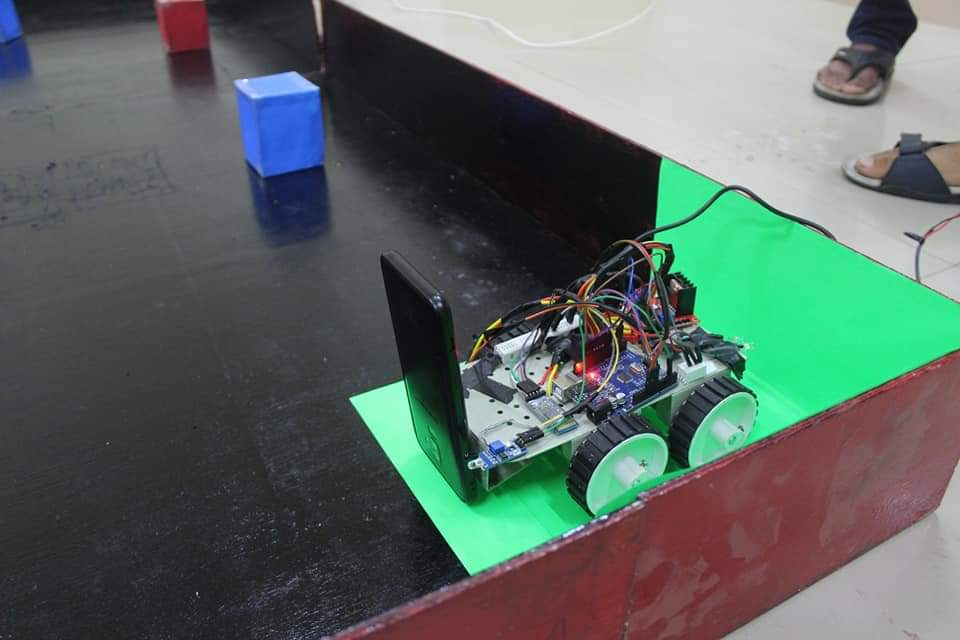
#> input picture Images/bot.jpeg, 960 x 640 px, given in place of the camera
$ python bot.py
#> lines starting #> are read from the running program, lines starting #| are printed output that depends on the picture; after the words box and inside, x2 and y2 are one past the last pixel; in counts of white or black regions, pixels touching at a corner belong together
import numpy as np
import cv2
import serial as ser


cap = cv2.VideoCapture(0)
print("connection established")
while True:
    ret,img=cap.read()
#> img is the input picture: shape (640, 960, 3); mean B, G, R 98.3, 103.7, 90.5
    hsv=cv2.cvtColor(img, cv2.COLOR_BGR2HSV)
#> hsv: shape (640, 960, 3); mean H, S, V 93.6, 58.6, 114.8

    lower_red = np.array([0,120,70])
    upper_red = np.array([10,255,255])
    mask1 = cv2.inRange(hsv, lower_red, upper_red)
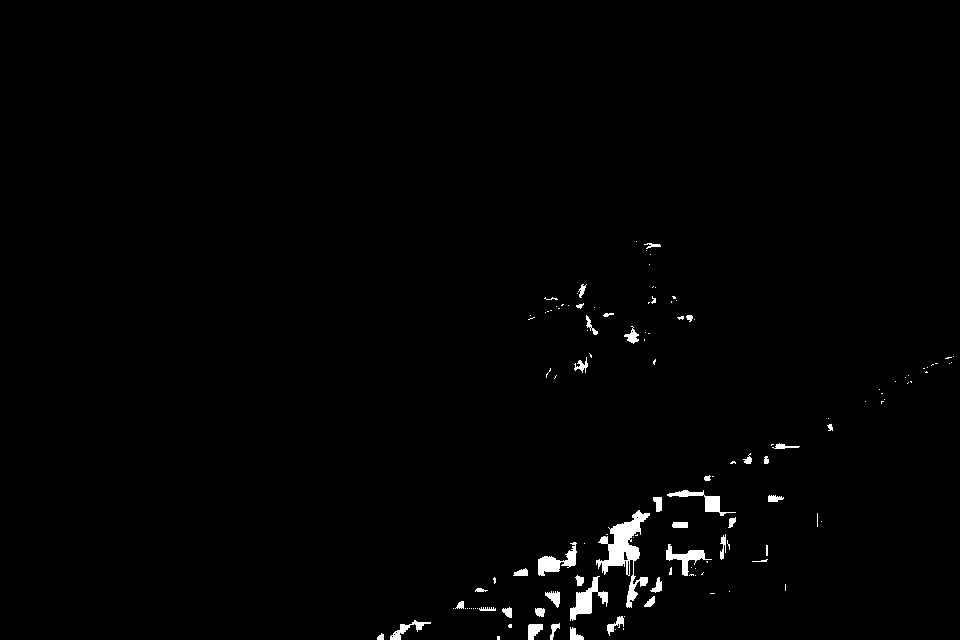
#> mask1: shape (640, 960); 1.1% white; 128 white regions (86 under 20 px), largest, box (x1, y1, x2, y2) and area: (596, 510, 650, 608) 1675, (570, 576, 608, 621) 626, (538, 542, 577, 576) 539

    lower_red = np.array([170,120,70])
    upper_red = np.array([180,255,255])
    mask2 = cv2.inRange(hsv,lower_red,upper_red)
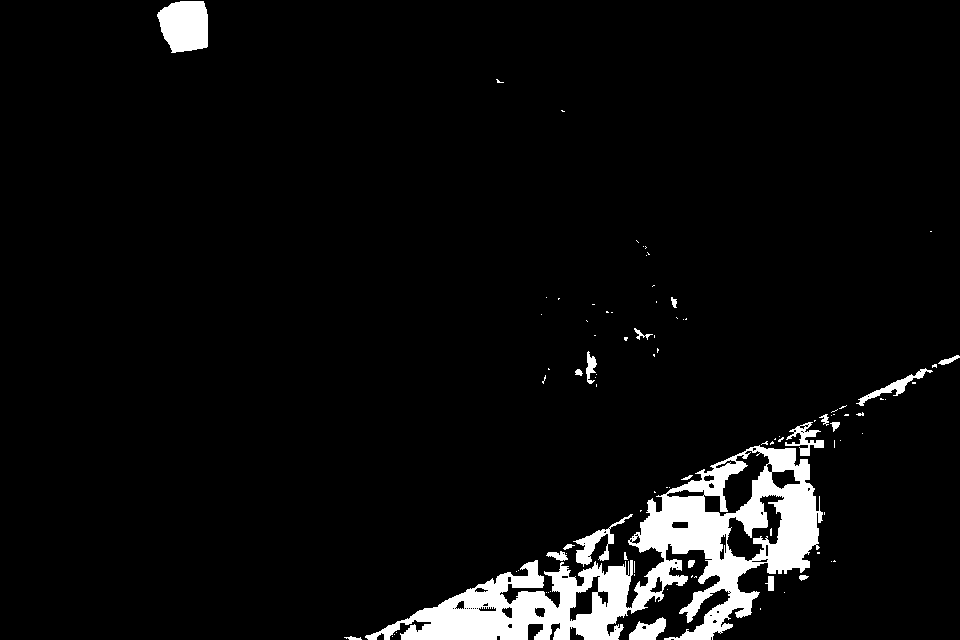
#> mask2: shape (640, 960); 5.3% white; 95 white regions (74 under 20 px), largest, box (x1, y1, x2, y2) and area: (365, 445, 823, 640) 26989, (157, 1, 208, 53) 2158, (573, 514, 633, 567) 748

    mask = mask2+mask1
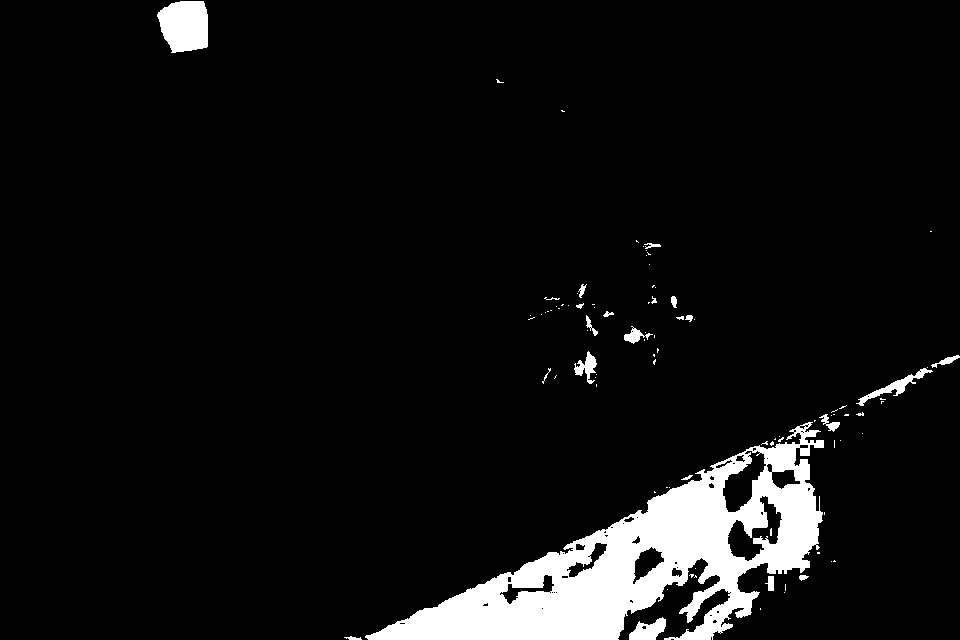
#> mask: shape (640, 960); 6.4% white; 93 white regions (70 under 20 px), largest, box (x1, y1, x2, y2) and area: (365, 422, 824, 640) 34524, (157, 1, 208, 53) 2158, (856, 368, 933, 406) 542

    b_l=np.array([90,50,150],np.uint8)
    b_u=np.array([128,255,255],np.uint8)


    blue=cv2.inRange(hsv, b_l, b_u)
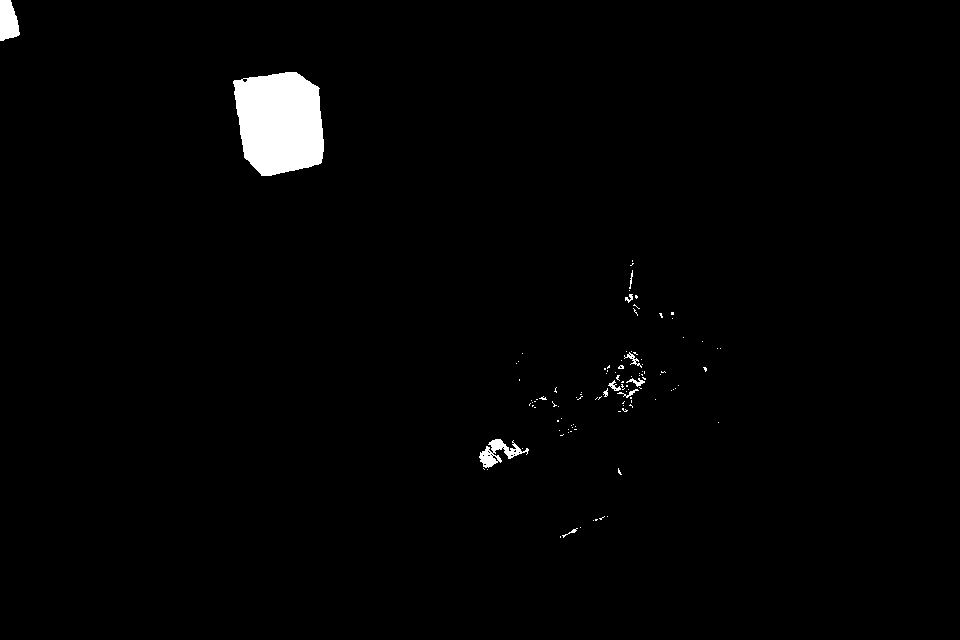
#> blue: shape (640, 960); 1.6% white; 110 white regions (99 under 20 px), largest, box (x1, y1, x2, y2) and area: (233, 72, 324, 176) 7658, (0, 0, 20, 41) 633, (479, 439, 529, 468) 573

    enc = ['l','f','r']

    maxareas = []
    argument = np.empty(2, dtype=int)
    res=cv2.bitwise_and(img, img, mask = mask)
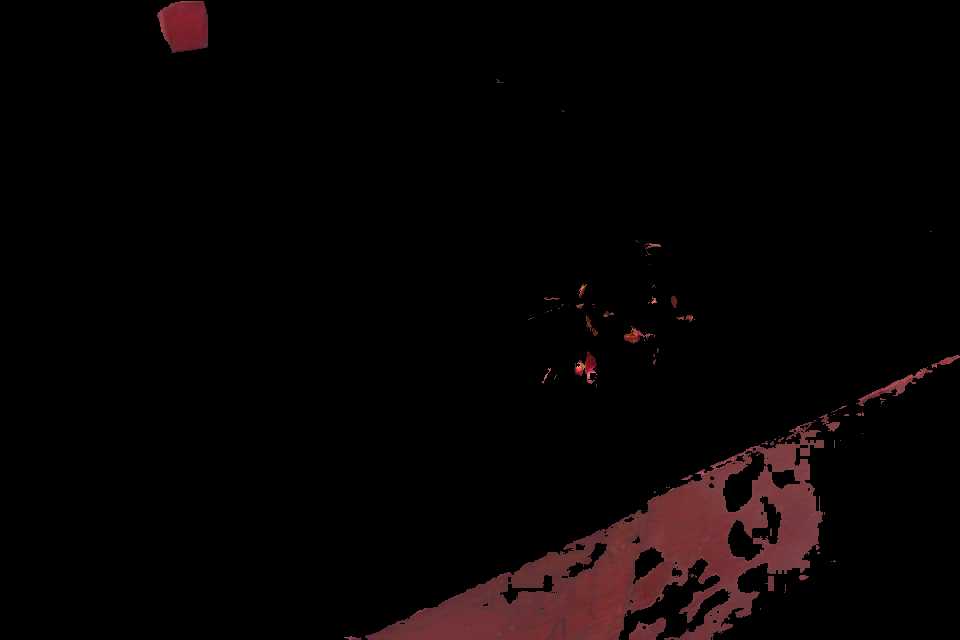
#> res: shape (640, 960, 3); mean B, G, R 3.6, 3.4, 7.4
    imgray = cv2.cvtColor(res, cv2.COLOR_BGR2GRAY)
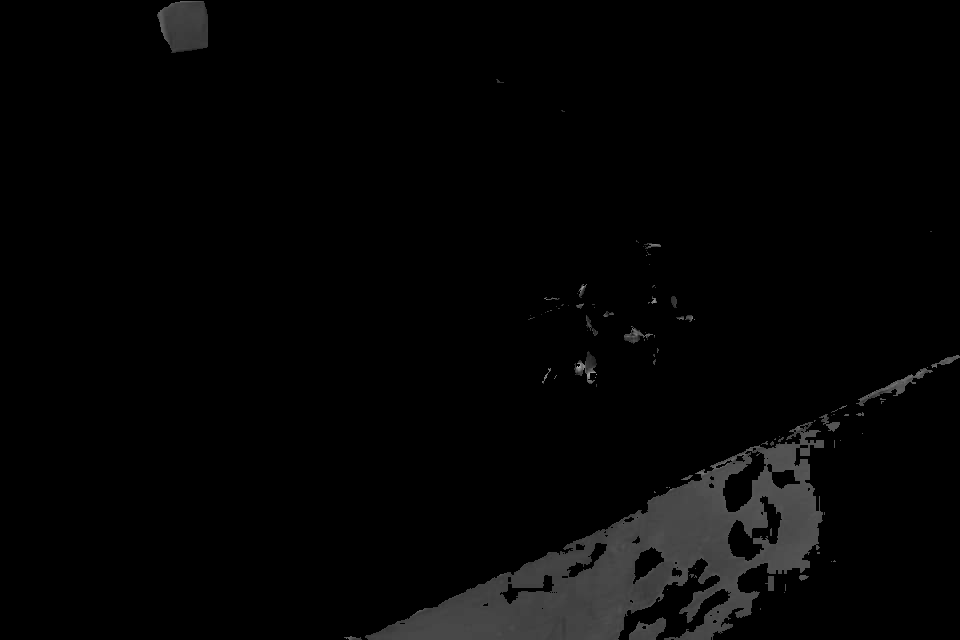
#> imgray: shape (640, 960); min 0, max 184, mean 4.6
    ret,thresh1 = cv2.threshold(imgray,127,255,0)
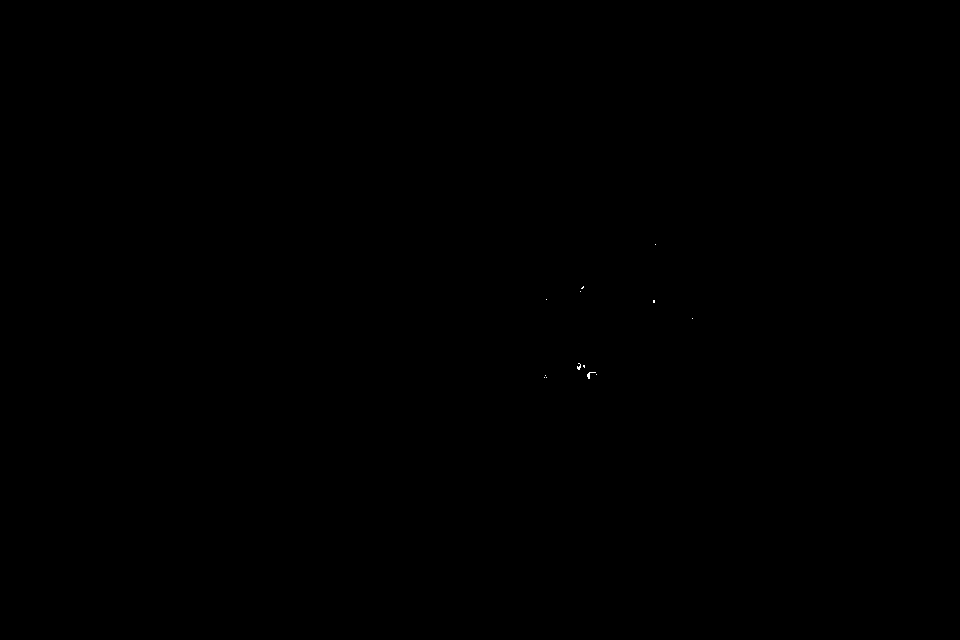
#> thresh1: shape (640, 960); 0.01% white in thin lines or dots, all inside (x1, y1, x2, y2) = (544, 244, 693, 379)
    contours, hierarchy = cv2.findContours(mask,cv2.RETR_TREE,cv2.CHAIN_APPROX_SIMPLE)
#> contours = 153 contours, 120 with area under 20; largest, box (x1, y1, x2, y2) and area: (365, 422, 824, 640) 38396, (157, 1, 208, 53) 2074, (727, 495, 783, 562) 1580, (722, 450, 767, 513) 1379, (632, 546, 665, 585) 608
    maxarea=0
    cx1=0
    cy1=0

    for cnt in contours:
        area=cv2.contourArea(cnt)
        if area>maxarea:
            maxarea=area
            M1 = cv2.moments(cnt)
            cx1 = int(M1['m10']/M1['m00'])
            cy1 = int(M1['m01']/M1['m00'])
#> this loop made 153 passes
#> (area, maxarea, cx1, cy1) on passes 1, 2, 29: (23.5, 23.5, 352, 637), (479, 479, 647, 630), (38395.5, 38395.5, 647, 558)
#> area on passes 8, 9, 43, 45, 46, 51: 71, 28, 22, 485.5, 78.5, 607.5
#> after the loop, M1 = moments, m00 38395.5, centre m10/m00, m01/m00 = (647.3, 558.1); cx1 = 647; cy1 = 558; maxarea = 38395.5
    print(cx1,cy1)
#| 647 558
    if cx1<215:
        ser.write(b'enc[0]')
    elif cx1>430:
        ser.write(b'enc[2]')
    else:
        ser.write(b'enc[1]')

    contours , hierarchy = cv2.findContours(blue,cv2.RETR_TREE,cv2.CHAIN_APPROX_SIMPLE)
#> contours = 132 contours, 124 with area under 20; largest, box (x1, y1, x2, y2) and area: (233, 72, 324, 176) 7510, (0, 0, 20, 41) 580, (479, 439, 529, 468) 502, (624, 352, 642, 368) 44, (626, 378, 645, 387) 43, (608, 380, 621, 391) 38, (617, 389, 639, 398) 26, (625, 294, 633, 303) 21
    maxarea=0
    cx2=0
    cy2=0

    for cnt in contours:
        area=cv2.contourArea(cnt)
        if area>maxarea:
            maxarea=area
            M2 = cv2.moments(cnt)
            cx2 = int(M2['m10']/M2['m00'])
            cy2 = int(M2['m01']/M2['m00'])
#> this loop made 132 passes
#> (area, maxarea, cx2, cy2) on passes 12, 130: (502.5, 502.5, 497, 452), (7509.5, 7509.5, 279, 122)
#> after the loop, M2 = moments, m00 7509.5, centre m10/m00, m01/m00 = (279.4, 122.1); cx2 = 279; cy2 = 122; maxarea = 7509.5
    print(cx2,cy2)
#| 279 122
    if cx2<=320:
        ser.write(b'enc[2]')
    elif cx2>320:
        ser.write(b'enc[0]')


    cv2.imshow('img',img)
    cv2.imshow('thresh1',mask)
    cv2.imshow('blue',blue)

    if cv2.waitKey(1) & 0xFF ==ord('q'):
#> (key q is pressed here)
        break
cap.release()
cv2.destroyAllWindows()
